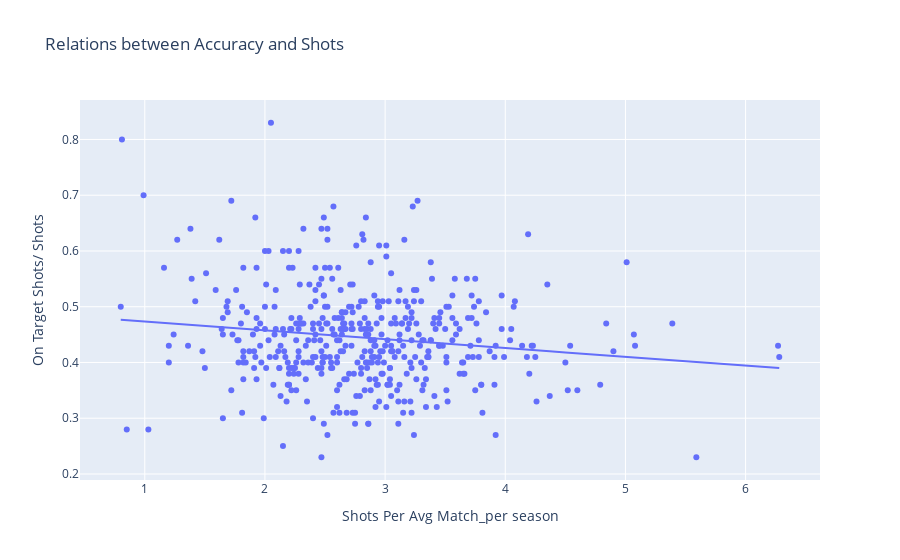

The notebook cell this image was saved under:
### Markdown cell above
###### Как видно из этого скаттера, строгой зависимости между количеством минут, которые игрок проводит на поле за сезон в среденем, и xG нет. Он может как мало проводить, но иметь большой xG, так и наоборот. Но тренд показывает, что по мере увеличения игрового времени эффективность все-таки склонна к понижению. Этому есть несколько причин. Во-первых, накопленная усталость. Во-вторых, планку на длинной дистанции поддерживать тяжелее, чем на короткой.

### Code cell
fag = pl.scatter(finale, x = 'Shots Per Avg Match_per season', y = 'On Target Shots/ Shots', trendline = 'ols', title = 'Relations between Accuracy and Shots')


fag.show()

### Figure 1 — Plotly figure (JSON) as saved in the notebook; plotly's stock layout.template omitted (floating-point values rounded to 4 significant figures; data arrays with more than 128 entries replaced by an {"elided": "..."} marker saying what was removed)
{"data": [{"hovertemplate": "Shots Per Avg Match_per season=%{x}<br>On Target Shots/ Shots=%{y}<extra></extra>", "legendgroup": "", "marker": {"color": "#636efa", "symbol": "circle"}, "mode": "markers", "name": "", "orientation": "v", "showlegend": false, "type": "scatter", "x": {"elided": "444 float values"}, "xaxis": "x", "y": {"elided": "444 float values"}, "yaxis": "y"}, {"hovertemplate": "<b>OLS trendline</b><br>On Target Shots/ Shots = -0.015795 * Shots Per Avg Match_per season + 0.489151<br>R<sup>2</sup>=0.020764<br><br>Shots Per Avg Match_per season=%{x}<br>On Target Shots/ Shots=%{y} <b>(trend)</b><extra></extra>", "legendgroup": "", "marker": {"color": "#636efa", "symbol": "circle"}, "mode": "lines", "name": "", "showlegend": false, "type": "scatter", "x": {"elided": "444 float values"}, "xaxis": "x", "y": {"elided": "444 float values"}, "yaxis": "y"}], "layout": {"legend": {"tracegroupgap": 0}, "title": {"text": "Relations between Accuracy and Shots"}, "xaxis": {"anchor": "y", "domain": [0, 1], "title": {"text": "Shots Per Avg Match_per season"}}, "yaxis": {"anchor": "x", "domain": [0, 1], "title": {"text": "On Target Shots/ Shots"}}}}
